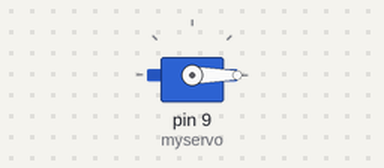
A sketch run on a simulated Arduino Uno, built with avr-gcc and run on an emulated ATmega328P. Parts: servo.

Above: at 0.05 s.
At 1.1 s:
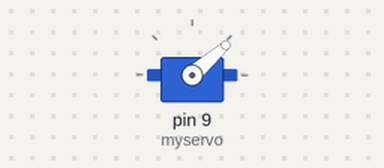
At 1.5 s:
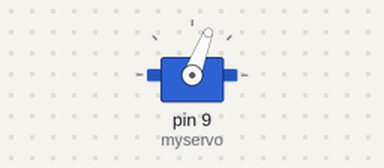
At 3.0 s:
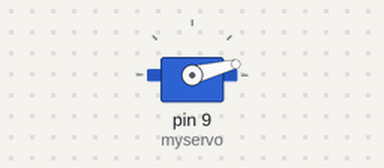
Timing chart, 0 to 8.4 s (numbered marks = the images above):
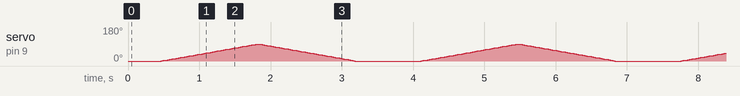

The sketch:

Test_v2.ino
```cpp
#include <Servo.h>

#define SWEEP 90

Servo myservo;  // create servo object to control a servo
// twelve servo objects can be created on most boards

int pos = 0;    // variable to store the servo position

void setup() {
  myservo.attach(9);  // attaches the servo on pin 9 to the servo object
}

void loop() {
  for (pos = -30; pos <= SWEEP; pos += 1) { // goes from 0 degrees to 180 degrees
    // in steps of 1 degree
    myservo.write(pos);              // tell servo to go to position in variable 'pos'
    delay(15);                       // waits 15ms for the servo to reach the position
  }
  for (pos = SWEEP; pos >= -30; pos -= 1) { // goes from 180 degrees to 0 degrees
    myservo.write(pos);              // tell servo to go to position in variable 'pos'
    delay(15);                       // waits 15ms for the servo to reach the position
  }
  }
```
